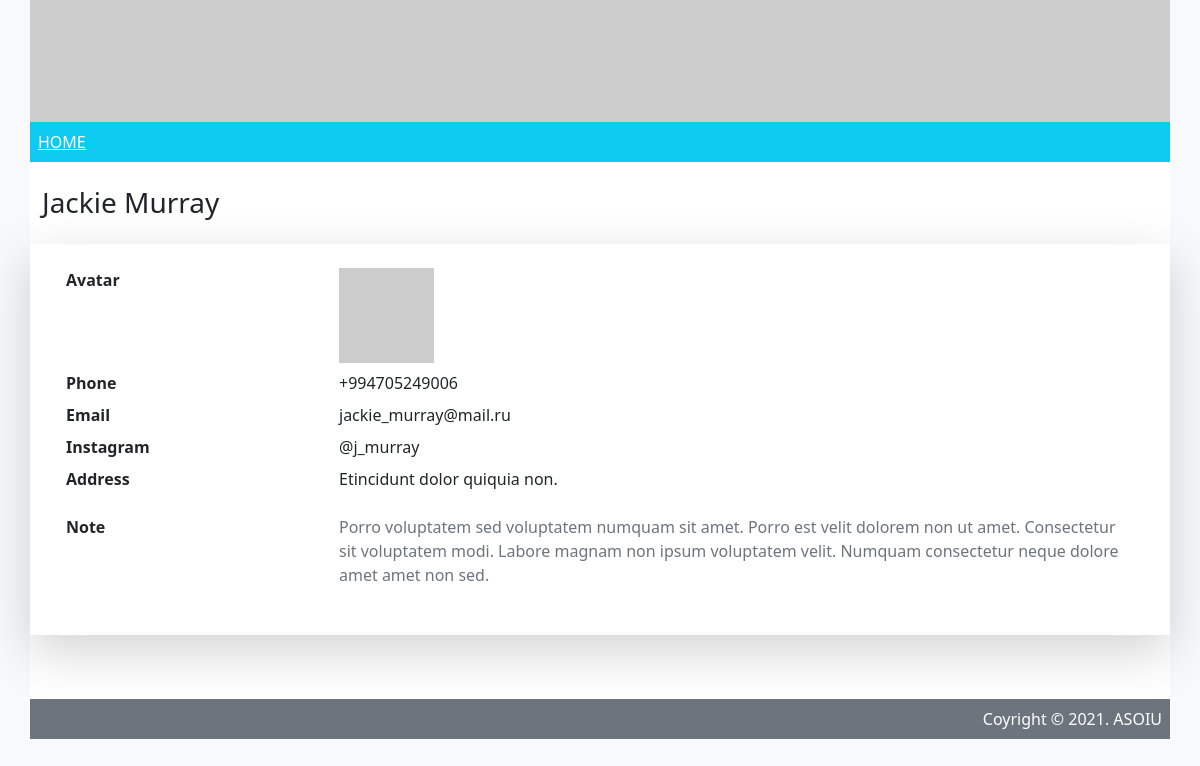
Screenshot of /contact/cgqpbfjt with the database file from the repository.
### tables this page shows
CREATE TABLE `phonebook` (
        `id` INTEGER PRIMARY KEY,
        `slug` VARCHAR(8) NOT NULL,
        `firstname` VARCHAR(25) NOT NULL,
        `lastname` VARCHAR(25) NOT NULL,
        `phone` VARCHAR(13) NOT NULL,
        `email` VARCHAR(250) NOT NULL,
        `address` VARCHAR(333) DEFAULT NULL,
        `bdate` DATE DEFAULT NULL,
        `instagram` TEXT DEFAULT NULL,
        `note` TEXT DEFAULT NULL,
        `created` DATETIME DEFAULT CURRENT_TIMESTAMP,
        `status` VARCHAR(15) DEFAULT 'active' 
      );

### main.py (the view)
@app.route('/contact/<slug>')
def phone(slug):
  row_id = db.get_id('slug', slug)
  data = db.read_by_id(row_id)
  title = data['firstname'] + " " + data['lastname']
  return render_template('phone.html', title=title, data=data)

### dbase.py (called while the page is built)
  def read_by_id(self, row_id):
    query = f'''
    SELECT
      *
    FROM `{self.table}`
    WHERE
      `id` == '{row_id}'
    '''
    result = self.db.execute(query).fetchone()
    return dict(result) if result else False

  def get_id(self, col_name, data):
    query = f'''
    SELECT
      `id`
    FROM `{self.table}`
    WHERE
      `{col_name}` == '{data}'
    '''
    result = self.db.execute(query).fetchone()
    return dict(result)['id'] if result else False

### templates/phone.html (shortened to what this page needs)
<!DOCTYPE html>
<html lang="en">
<head>
<link href="https://cdn.jsdelivr.net/npm/bootstrap@5.0.0-beta3/dist/css/bootstrap.min.css" rel="stylesheet">
</head>
<body class="bg-light">
  <div class="container bg-white">
    <div class="row">
      <div class="col p-0">
        <img src="https://picsum.photos/seed/phonebook/1400/150" class="img-fluid">
      </div>
    </div>
    <div class="row">
      <div class="col bg-info p-2 text-white"><a class="text-white" href="/">HOME</a></div>
    </div>
    <div class="row mb-5">
      <div class="col">
          <h3 class='my-4'>{{ title }}</h3>
<dl class="row shadow-lg p-4">
  <dt class="col-sm-3">Avatar</dt>
  <dd class="col-sm-9"><img src='https://picsum.photos/seed/{{data['slug']}}/95'</dd>
  <dt class="col-sm-3">Phone</dt>
  <dd class="col-sm-9">{{ data['phone'] }}</dd>
  <dt class="col-sm-3">Email</dt>
  <dd class="col-sm-9">{{ data['email'] }}
  </dd>
  <dt class="col-sm-3">Instagram</dt>
  <dd class="col-sm-9">{{ data['instagram'] }}</dd>
  <dt class="col-sm-3">Address</dt>
  <dd class="col-sm-9"><p>{{ data['address'] }}</p></dd>
  <dt class="col-sm-3">Note</dt>
  <dd class="col-sm-9"><p class='text-muted'>{{ data['note'] }}</p></dd>
</dl>
      </div>
    </div>
    <div class="row">
      <div class="col p-2 text-white text-end bg-secondary">Coyright &copy; 2021. ASOIU</div>
    </div>
  </div>
</body>
</html>

### rows the page displays
phonebook: phone "+994705249006", email "jackie_murray@mail.ru", instagram "@j_murray", address "Etincidunt dolor quiquia non.", note "Porro voluptatem sed voluptatem numquam sit amet. Porro est velit dolorem non ut amet. Consectetur sit voluptatem modi. Labore magnam non ipsum voluptatem velit. Numquam consectetur neque dolore amet amet non sed."

### other values shown
{{ title }} "Jackie Murray"
